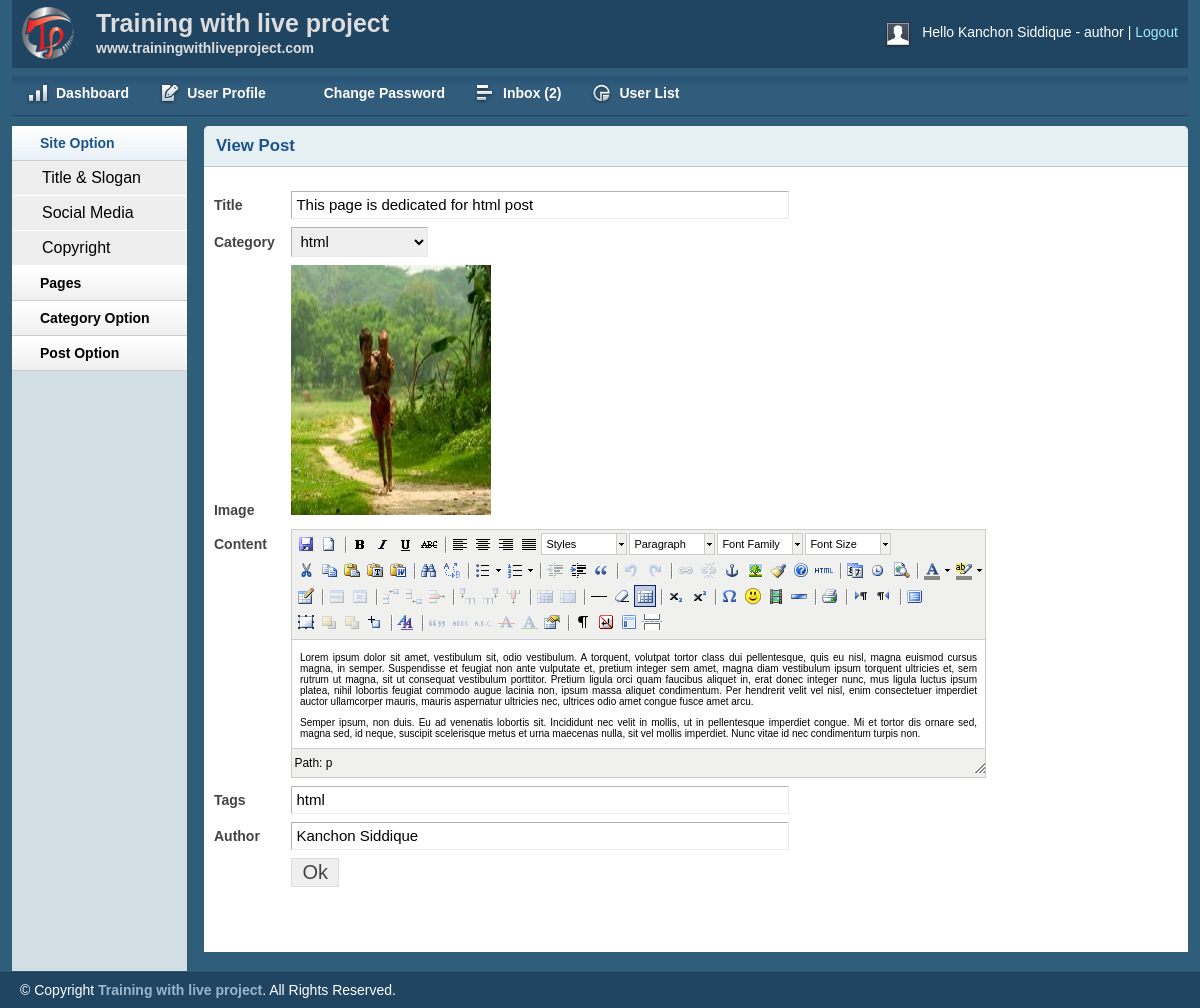
The app's page /admin/viewpost.php?viewpostid=11 (signed in) with its own data.
### tables this page shows
CREATE TABLE `tbl_post` (
  `id` int(11) NOT NULL,
  `cat` int(11) NOT NULL,
  `title` varchar(255) NOT NULL,
  `body` text NOT NULL,
  `image` varchar(255) NOT NULL,
  `author` varchar(255) NOT NULL,
  `tags` varchar(255) NOT NULL,
  `date` timestamp NOT NULL DEFAULT CURRENT_TIMESTAMP,
  `userid` int(11) NOT NULL
);

CREATE TABLE `tbl_category` (
  `id` int(11) NOT NULL,
  `name` varchar(255) NOT NULL
);

### classes/Post.php (called while the page is built, shortened)
<?php
$filepath = realpath(dirname(__FILE__));
include_once($filepath . '/../lib/Database.php');
?>
<?php
class Post
{
    private $db;
    public function __construct()
    {
        $this->db = new Database();
    }
    public function getTotalPostById($postid)
    {
        $query  = "SELECT * FROM tbl_post WHERE id = '$postid'";
        $result = $this->db->select($query);
        return $result;
    }
}

### lib/Database.php (called while the page is built, shortened)
<?php
Class Database
{
    public $host = DB_HOST;
    public $user = DB_USER;
    public $pass = DB_PASS;
    public $dbname = DB_NAME;
    public $link;
    private function connectDB()
    {
        $this->link = new mysqli($this->host, $this->user, $this->pass, $this->dbname);
    }
    public function select($query)
    {
        $result = $this->link->query($query) or die($this->link->error . __LINE__);
        if ($result->num_rows > 0) {
            return $result;
        } else {
            return false;
        }
    }
}

### classes/Category.php (called while the page is built, shortened)
<?php
$filepath = realpath(dirname(__FILE__));
include_once($filepath . '/../lib/Database.php');
?>
<?php
class Category
{
    private $db;
    public function __construct()
    {
        $this->db = new Database();
    }
    public function getAllCat()
    {
        $query  = "select * from tbl_category order by id desc";
        $result = $this->db->select($query);
        return $result;
    }
}

### admin/viewpost.php (the view, shortened to what this page needs)
<?php include "inc/header.php"; ?>
<?php include "inc/sidebar.php"; ?>
<?php
if (!isset($_GET['viewpostid']) || $_GET['viewpostid'] == null) {
    echo "<script>window.location='postlist.php'</script>";
} else {
    $postid = $_GET['viewpostid'];
}
?>
    <div class="grid_10">
        <div class="box round first grid">
            <h2>View Post</h2>
            <div class="block">
                <?php
                $getpost = $post->getTotalPostById($postid);
                if ($getpost) {
                    while ($postresult = $getpost->fetch_assoc()) {
                        ?>
                        <form enctype="multipart/form-data" action="" method="post">
                            <table class="form">
                                <tr>
                                    <td>
                                        <label>Title</label>
                                    </td>
                                    <td>
                                        <input type="text" readonly value="<?php echo $postresult['title']; ?>"
                                               class="medium"/>
                                    </td>
                                </tr>
                                <tr>
                                    <td>
                                        <label>Category</label>
                                    </td>
                                    <td>
                                        <select id="select">
                                            <?php
                                            $getCat = $cat->getAllCat();
                                            if ($getCat) {
                                                while ($result = $getCat->fetch_assoc()) {
                                                    ?>
                                                    <option
                                                        <?php
                                                        if ($postresult['cat'] == $result['id']) { ?>
                                                            selected="selected"
                                                        <?php }
                                                        ?>
                                                            value="<?php echo $result['id']; ?>"><?php echo $result['name']; ?></option>
                                                    <?php
                                                }
                                            }
                                            ?>
                                        </select>
                                    </td>
                                </tr>
                                <tr>
                                    <td>
                                        <label>Image</label>
                                    </td>
                                    <td>
                                        <img src="<?php echo $postresult['image']; ?>" width="200px"
                                             height="250px"/><br/>
                                    </td>
                                </tr>
                                <tr>
                                    <td style="vertical-align: top; padding-top: 9px;">
                                        <label>Content</label>
                                    </td>
                                    <td>
                                    </td>
                                </tr>
                                <tr>
                                    <td>
                                        <label>Tags</label>
                                    </td>
                                    <td>
                                        <input type="text" readonly value="<?php echo $postresult['tags']; ?>"
                                               class="medium"/>
                                    </td>
                                </tr>
                                <tr>
                                    <td>
                                        <label>Author</label>
                                    </td>
                                    <td>
                                        <input type="text" readonly value="<?php echo $postresult['author']; ?>"
                                               class="medium"/>
                                    </td>
                                </tr>
                                <tr>
                                    <td></td>
                                    <td>
                                        <input type="submit" name="submit" Value="Ok"/>
                                    </td>
                                </tr>
                            </table>
                        </form>
                        <?php
                    }
                }
                ?>
            </div>
        </div>
    </div>
<?php include "inc/footer.php"; ?>

### admin/css/layout.css (style rules this page uses)
body { background: #fff none repeat scroll 0 0; color: #444; font-size: 14px; padding: 0; }
h1, h2, h3, h4, h5, h6 { line-height:1.2em; margin-bottom:.3em; }
h2 { margin-top:1em; }
.box { background:#fff; margin-bottom:20px; padding:10px 10px 10px 10px; margin-left:-8px; }
.box.grid { padding-bottom:40px; }
.box.round { -moz-border-radius: 5px 5px 0px 0px; -webkit-border-radius: 5px 5px 0px 0px; border-radius: 5px 5px 0px 0px; }
.box h2 { font-size:1.2em; font-weight:bold; color:#1B548D; background:#E6F0F3; margin:-10px -10px 0 -10px; padding:10px 12px; border-bottom:1px solid #B3CBD6; -moz-border-radius: 5px 5px 0px 0px; -webkit-border-radius: 5px 5px 0px 0px; border-radius: 5px 5px 0px 0px; }
.box.first { min-height: 406px; }
.block { padding-top:20px; }
table.form { width:100%; }
table.form td { padding:4px 0px; }
table.form label { font-weight:bold; }
table.form input, table.form select { font-size: 15px; padding: 4px 4px 5px 4px; border-top: 1px solid #b3b3b3; border-left: 1px solid #b3b3b3; border-right: 1px solid #eaeaea; border-bottom: 1px solid #eaeaea; }
table.form input[type="submit"] { border: 1px solid #ddd; color: #444; cursor: pointer; font-size: 20px; padding: 2px 10px; }
input.medium { width: 55%; }
.block { padding-bottom:1px; }

### admin/js/tiny-mce/themes/advanced/skins/default/content.css (style rules this page uses)
body, td, pre { color:#000; font-family:Verdana, Arial, Helvetica, sans-serif; font-size:10px; margin:8px; }
body { background:#FFF; }
h2 { font-size: 1.5em }
img { border:0; }
table, img, hr, .mceItemAnchor { cursor:default }
table td, table th { cursor:text }

### records on screen
tbl_post: title "This page is dedicated for html post", cat.name "html", image (picture), tags "html", author "Kanchon Siddique"

### other values on screen
Session::get('name') "Kanchon Siddique"
Session::get('username') "author"
$count "2"
